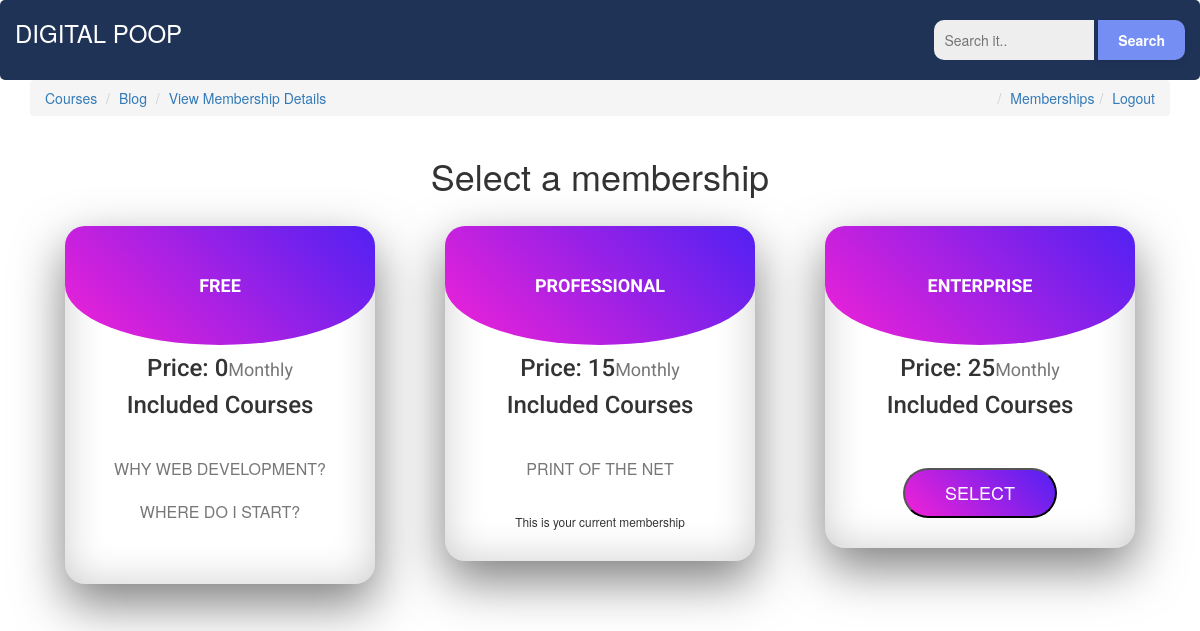
Page /memberships/ (signed in) on the earlier database version.
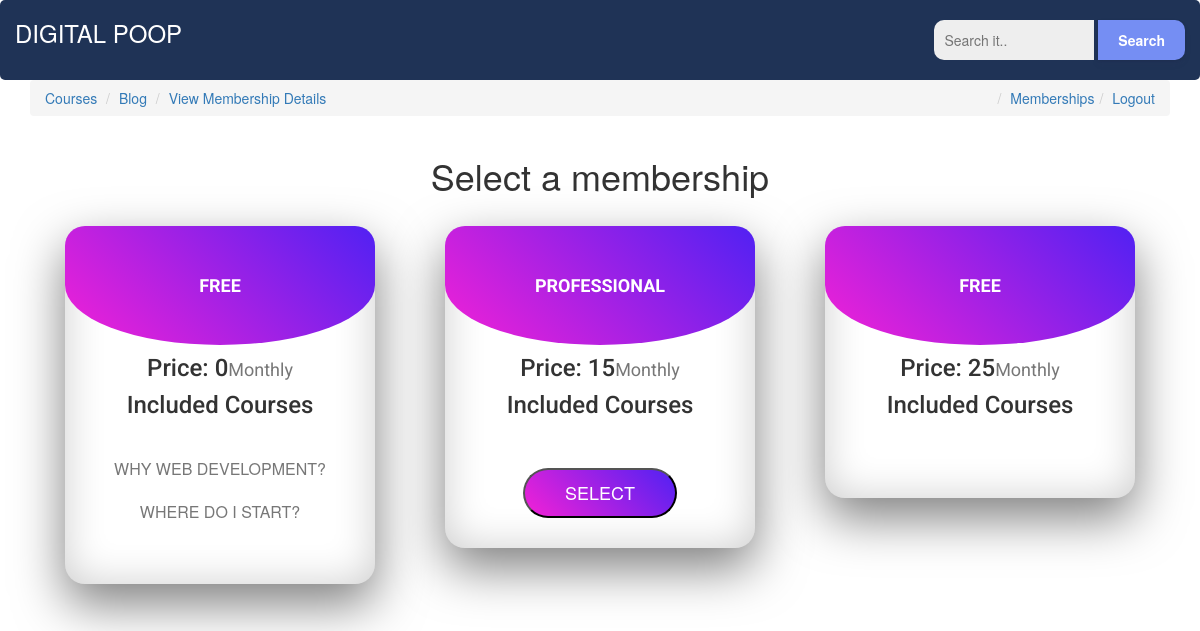
Same page on the later database version.
### memberships/models.py (models this page shows)
class Membership(models.Model):
	slug = models.SlugField()
	membership_type = models.CharField(
			choices=MEMBERSHIP_CHOICES,
			default='Free',
			max_length=30)
	price = models.IntegerField(default=15)
	stripe_plan_id = models.CharField(max_length=40)
	def __str__(self):
		return self.membership_type
	class Meta:
		db_table = 'Membership'

### courses/models.py (models this page shows, shortened)
class Course(models.Model):
    slug = models.SlugField()
    title = models.CharField(max_length=120)
    description = models.TextField()
    image = models.ImageField(null=True, blank=True)
    allowed_membership = models.ManyToManyField(Membership)
    class Meta:
        db_table = 'Course'

### memberships/views.py (the view, shortened to what this page needs)
# urls.py: path('', MembershipSelectView.as_view(), name='select'),
class MembershipSelectView(ListView):
    model = Membership
    def get_context_data(self, *args, **kwargs):
        context = super().get_context_data(**kwargs)
        current_membership = get_user_membership(self.request)
        context['current_membership'] = str(current_membership.membership)
        return context

### memberships/views.py (called while the page is built)
def get_user_membership(request):
    user_membership_qs = UserMembership.objects.filter(user=request.user)
    if user_membership_qs.exists():
        return user_membership_qs.first()
    return None

### memberships/templates/memberships/membership_list.html (shortened to what this page needs)
{% extends 'memberships/base.html' %}
{% block content %}
<div class="row text-center">
<h1 id="color">Select a membership</h1>
</div>
<div class="container">
	<div class="row">
		{% for object in object_list %}
			<div class="col-sm-4 col-md-4">
			   <div class="price-table">
					<div class="price-head">
						<h4>{{ object.membership_type }}</h4>
					</div>
					<div class="price-content">
					  <h5 class="price-title">Price: {{ object.price }}<small>Monthly</small></h5>
					  <h5>Included Courses</h5>
					  <ul>
							{% for course in object.course_set.all %}
							<li class="card-text">{{ course.title }}</li>
							{% endfor %}
					  </ul>
					<div class="price-button">
					  {% if object.membership_type != 'Free' %}
			<form method="POST" action="{% url 'memberships:select' %}">
				{% if object.membership_type != current_membership %}
					<button>Select</button>
				{% else %}
					<small>This is your current membership</small>
				{% endif %}
			</form>
			{% endif %}
					  </div>
					</div>
				  </div>
				</div>
			{% endfor %}
	</div>
</div>
{% endblock content %}

### memberships/templates/memberships/base.html (shortened to what this page needs)
{% load static %}
<!DOCTYPE html>
<html lang="en">
<head>
    <link rel="stylesheet"
        href="https://maxcdn.bootstrapcdn.com/bootstrap/3.3.7/css/bootstrap.min.css"
>
    <link rel="stylesheet" type="text/css" href="{% static 'css/main.css' %}">
</head>
<body>
    {% include 'courses/navbar.html' %}
    {% if not request.user.is_authenticated %}
    <div class="container">
     <nav class="breadcrumb">
            <ol class='breadcrumb'>
                <li class='pull-left'><a href="{% url 'memberships:signup' %}">Register</a></li>
                <li class='pull-right'><a href="{% url 'memberships:login' %}">Login</a></li>
                <li class='pull-right'><a href='/memberships'>Memberships</a></li>
            </ol>
     </nav>
    </div>
    {% else %}
    <div class="container">
            <ol class='breadcrumb'>
                <li><a href='/courses'>Courses</a></li>
                <li><a href='/blog'>Blog</a></li>
                <li><a href='/memberships/my_membership/'>View Membership Details</a></li>
                <li class='pull-right'><a href="{% url 'memberships:logout' %}">Logout</a></li>
                <li class='pull-right'><a href='/memberships'>Memberships</a></li>
            </ol>
        </div>
    {% endif %}
    <div class="container-fluid">
            {% block content%}
            {% endblock content%}
    </div>
</body>
</html>

### courses/templates/courses/navbar.html (shortened to what this page needs)
{% load static %}
    <div class="row">
            <div class="top-nav">
                <div class="col-sm-2 col-md-2 col-lg-2">
                    <h1 class="site-title">DIGITAL POOP</h1>
                </div>
                <div class="col-sm-6 col-md-6">
                    <div class="search-box">
                      <form id="searchthis" action="/search" style="display:inline;" method="get">
                        <input id="namanyay-search-box" name="q" size="40" type="text" placeholder="Search it.."/>
                        <input id="namanyay-search-btn" value="Search" type="submit"/>
                      </form>
                    </div>
                </div>
            </div>
    </div>

### memberships/static/css/main.css (style rules this page uses)
html { box-sizing: border-box; }
.top-nav { width: 100%; height: 80px; background: #1f3356; border-radius: 5px; }
.site-title { color: white; font-size: 24px; }
.search-box { margin-top: 20px; float: right; }
#namanyay-search-btn { background:#758ef3; color:white; font: 'trebuchet ms', trebuchet; padding:10px 20px; border-radius:0 10px 10px 0; -moz-border-radius:0 10px 10px 0; -webkit-border-radius:0 10px 10px 0; -o-border-radius:0 10px 10px 0; border:0 none; font-weight:bold; box-shadow: 0 4px 6px rgba(50, 50, 93, .11), 0 1px 3px rgba(0, 0, 0, .08); }
#namanyay-search-box { background: #eee; padding:10px; border-radius:10px 0 0 10px; -moz-border-radius:10px 0 0 10px; -webkit-border-radius:10px 0 0 10px; -o-border-radius:10px 0 0 10px; border:0 none; width:160px; }
.row { margin-left:auto; margin-right:auto; }
.price-table { text-align: center; overflow: hidden; margin: 20px; background: #fff; box-sizing: border-box; box-shadow: inset 0 0 40px rgba(0, 0, 0, .2), 0 20px 50px rgba(0,0,0,.5); border-radius: 20px; }
.price-table .price-head { padding: 50px; background: linear-gradient(45deg, #f321d6, #5121f3); border-bottom-left-radius: 50%; border-bottom-right-radius: 50%; }
.price-table .price-head h4 { text-transform: uppercase; margin: 0; padding: 0; color: #fff; font-weight: 700; font-family: 'Ubuntu', sans-serif; }
.price-table h5 { font-size: 24px; font-family: 'Roboto', sans-serif; }
.price-content { position: relative; }
.price-content ul { position: relative; margin: 0; padding: 20px 0; }
.price-content ul li { list-style: none; font-size: 16px; color: #777; cursor: pointer; text-transform: uppercase; transition: .5s; padding: 10px 0; }
.price-button { padding: 0 0 30px; }
.price-button button { padding: 10px 40px; background: linear-gradient(45deg, #f321d6, #5121f3); color: #fff; border-radius: 25px; font-size: 18px; text-transform: uppercase; }

Differences in the rows shown:
removed Course: title "PRINT OF THE NET", shown under Membership "PROFESSIONAL"
changed Membership "PROFESSIONAL": text "This is your current membership" → "SELECT"
changed Membership (number 3 of 3 on the later page): membership_type "ENTERPRISE" → "FREE"; no longer shows "SELECT"
